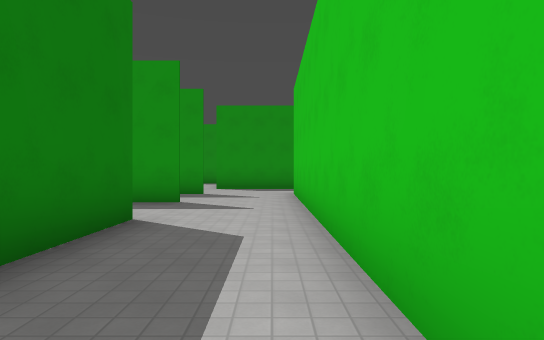
View 1 (above)

24 first-person views from a walk through a Godot game level. The camera is 1.5 m above the floor, looks level and sees 75° across. The floor is counted in squares, 2.4 m on a side. Each view is taken from the middle of a square. On the plan, view 1 faces up. The plan holds only what a view shows up to about 10 squares ahead; the rest is blank. The place goes on beyond the plan. Surface patterns are stand-ins for the level's own textures.

View 2
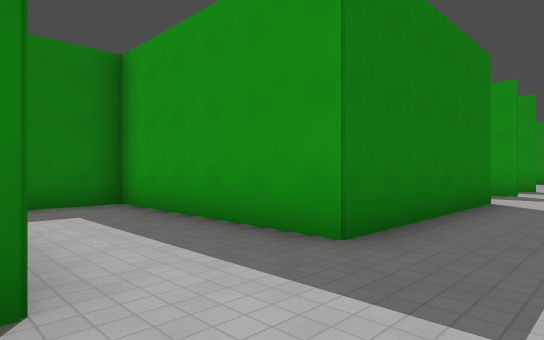

View 3
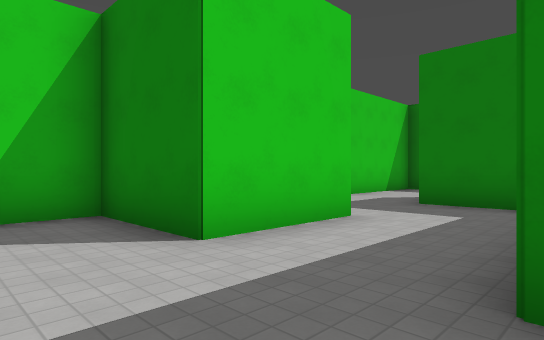

View 4
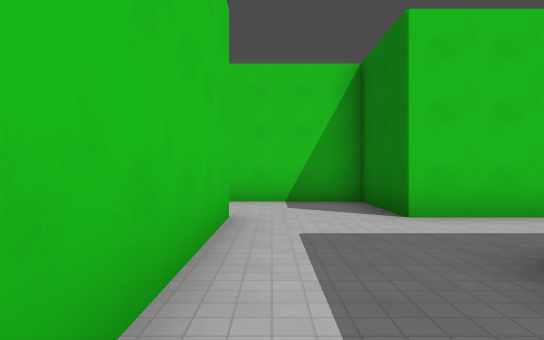

View 5
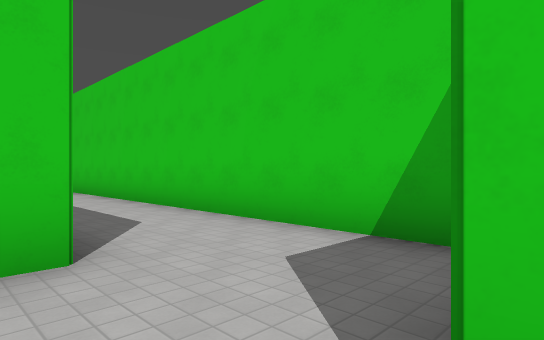

View 6
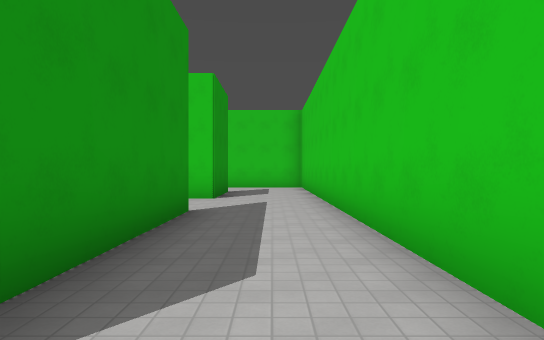

View 7
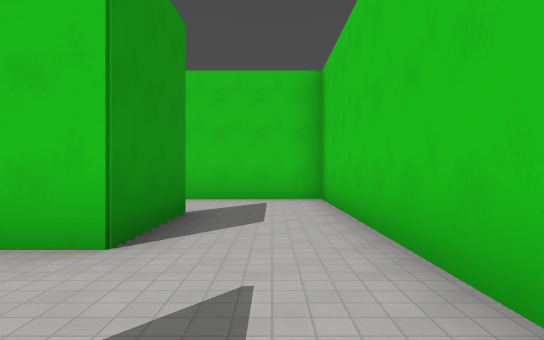

View 8
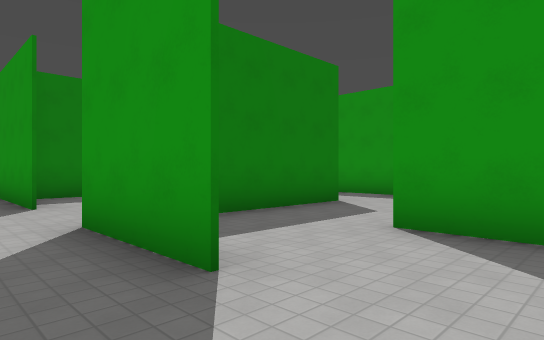

View 9
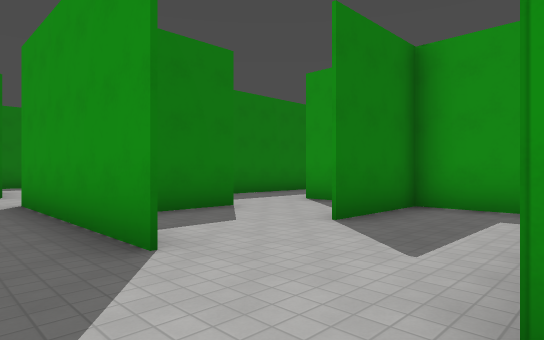

View 10
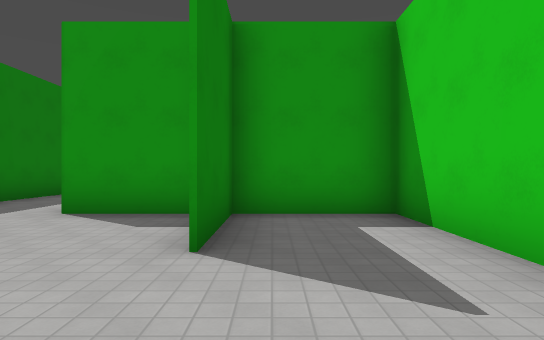

View 11
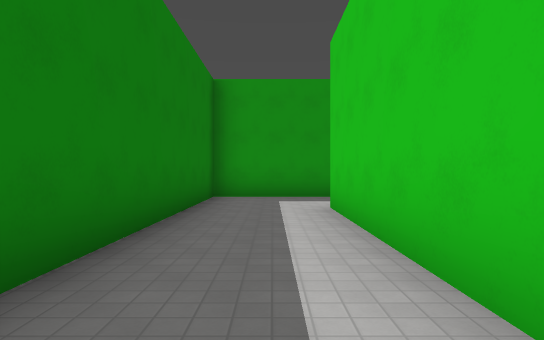

View 12
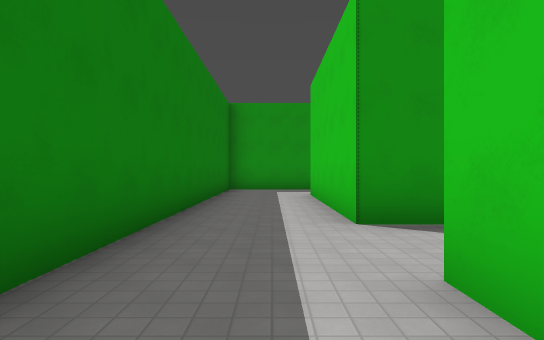

View 13
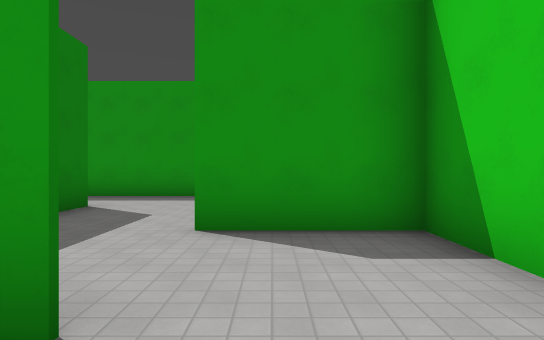

View 14
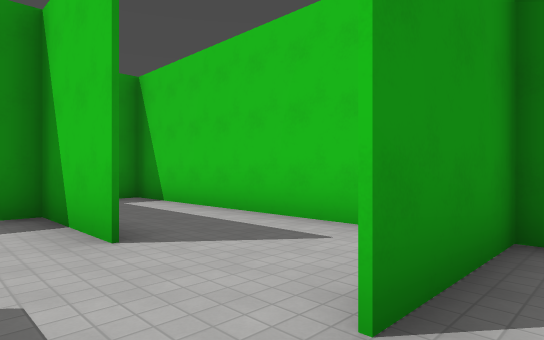

View 15
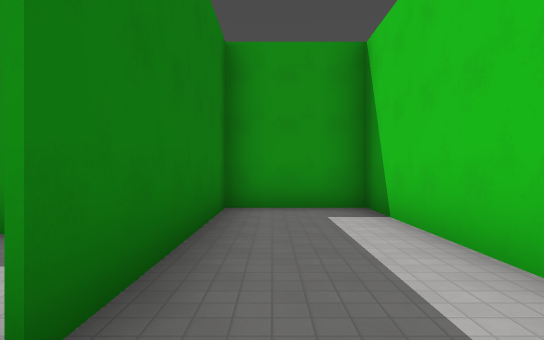

View 16
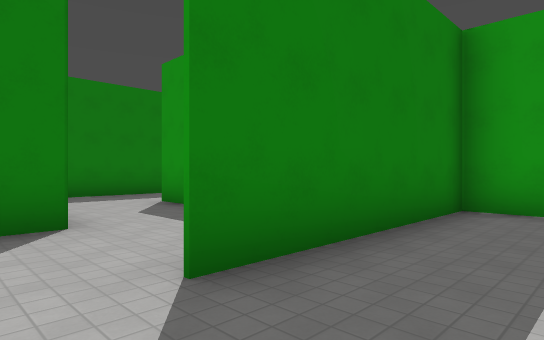

View 17
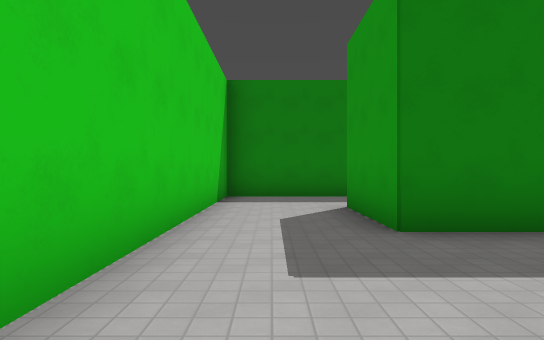

View 18
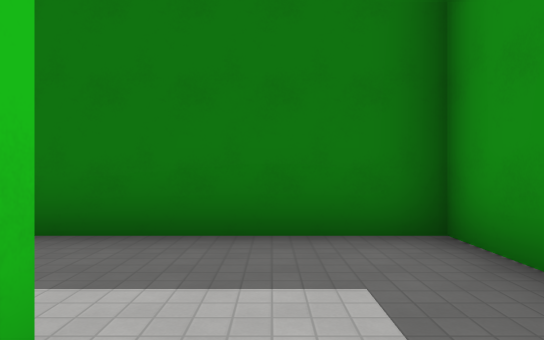

View 19
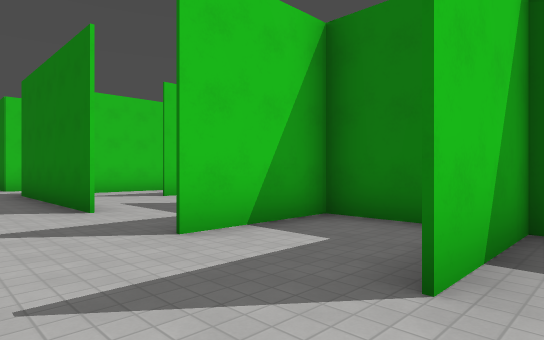

View 20
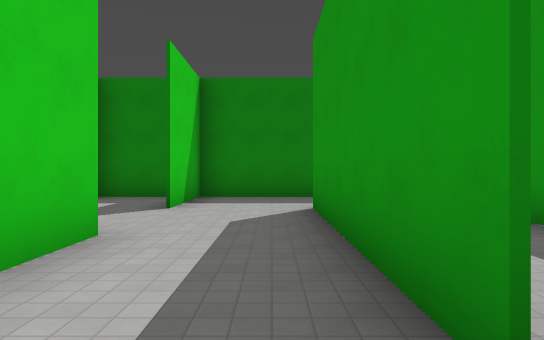

View 21
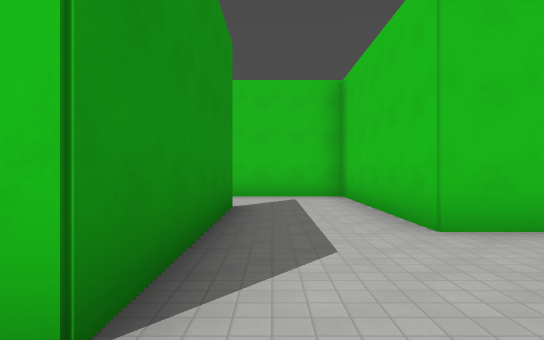

View 22
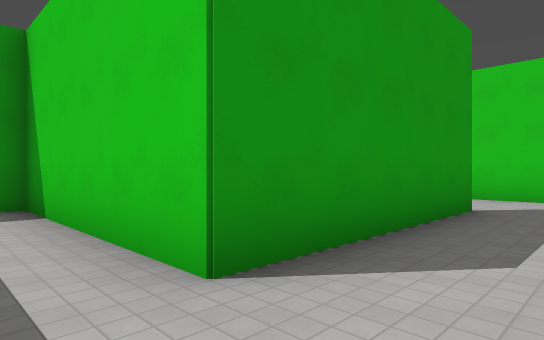

View 23
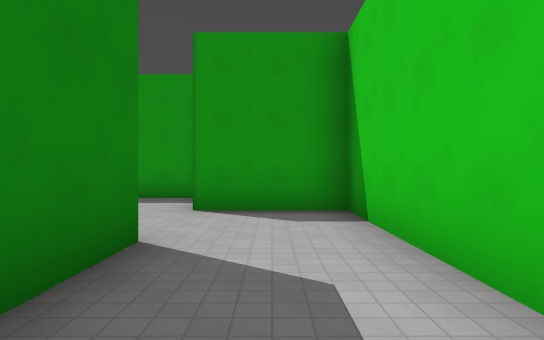

View 24
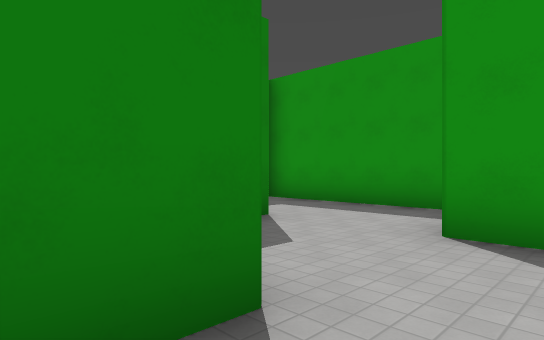

### Floor plan
Ten units are one square. View 1 is at (0, 0); x grows to the right and y downward. Boxes are objects, and circles mark ways between rooms. Rooms are numbered by the first view taken in them; rooms with no view inside come last. Other rooms are left out.
<svg viewBox="-119 -170 250 226">
<path fill="none" stroke="#000" d="M-18 -45 -18 3 -66 3 -66 27M6 27 6 -75M-42 27 -18 27M-18 -69 -28 -69M55 27 6 27M102 27 78 27M-18 27 -18 51 126 51 126 26M30 -21 30 -69M30 8 30 0M34 -93 6 -93 6 3M78 -5 78 10M126 3 101 3M126 26 126 1M78 -22 78 -5M126 1 126 -69 102 -69 102 -20 102 -45 85 -45M-66 27 -89 27M-84 51 -44 51M-101 3 -114 3 -114 51 -84 51M30 -117 -18 -117M6 -93 54 -93 54 -124M-18 -117 -18 -165 -42 -165M-42 -142 -42 -91M-42 -93 -18 -93M54 -21 54 4M78 27 78 -21 49 -21M85 -45 54 -45M30 -45 30 -34M-18 -93 -25 -93M6 -75 6 -93M-42 -91 -42 -69 -18 -69M30 0 30 23M49 -21 30 -21"/>
<circle cx="-5" cy="30" r="3" fill="#2a7"/>
<circle cx="-55" cy="30" r="3" fill="#2a7"/>
<circle cx="-5" cy="-70" r="3" fill="#2a7"/>
<circle cx="115" cy="30" r="3" fill="#2a7"/>
<circle cx="65" cy="30" r="3" fill="#2a7"/>
<circle cx="30" cy="-10" r="3" fill="#2a7"/>
<circle cx="95" cy="0" r="3" fill="#2a7"/>
<circle cx="90" cy="-30" r="3" fill="#2a7"/>
<circle cx="-75" cy="40" r="3" fill="#2a7"/>
<circle cx="-20" cy="-105" r="3" fill="#2a7"/>
<circle cx="-5" cy="-90" r="3" fill="#2a7"/>
<circle cx="50" cy="15" r="3" fill="#2a7"/>
<circle cx="40" cy="0" r="3" fill="#2a7"/>
<text x="-10" y="-10">1</text>
<text x="60" y="40">2</text>
<text x="20" y="-40">3</text>
<text x="100" y="10">4</text>
<text x="110" y="-30">5</text>
<text x="-60" y="40">6</text>
<text x="-90" y="20">7</text>
<text x="20" y="-110">8</text>
<text x="-30" y="-120">9</text>
<text x="60" y="0">10</text>
<text x="60" y="-30">11</text>
<text x="-10" y="-80">12</text>
<text x="40" y="10">13</text>
<text x="30" y="-10">14</text>
</svg>
Room 1 opens to room 2. Room 1 opens to room 6. Room 1 opens to room 12. Room 2 opens to room 4. Room 2 opens to room 10. Room 3 opens to room 14. Room 4 opens to room 5. Room 5 opens to room 11. Room 6 opens to room 7. Room 8 opens to room 9. Room 8 opens to room 12. Room 10 opens to room 13. Room 13 opens to room 14.

Where each view was taken, in squares from view 1:
view 1: 0 up, 0 right, facing up
view 2: 3 down, 0 right, facing up-left
view 3: 0 up, 0 right, facing down-left
view 4: 2 up, 0 right, facing down
view 5: 2 down, 2 left, facing down-right
view 6: 4 down, 0 right, facing right
view 7: 4 down, 5 right, facing right
view 8: 4 down, 12 right, facing up-left
view 9: 4 down, 8 right, facing up-left
view 10: 3 down, 6 right, facing up
view 11: 1 up, 2 right, facing up
view 12: 2 down, 2 right, facing up
view 13: 4 down, 11 right, facing up
view 14: 1 down, 9 right, facing up-right
view 15: 1 up, 11 right, facing up
view 16: 1 up, 12 right, facing up-left
view 17: 4 down, 3 left, facing left
view 18: 2 down, 8 left, facing left
view 19: 10 up, 0 right, facing down-left
view 20: 11 up, 4 right, facing left
view 21: 11 up, 3 left, facing right
view 22: 10 up, 3 left, facing up-right
view 23: 11 up, 3 left, facing up
view 24: 13 up, 3 left, facing up-left
